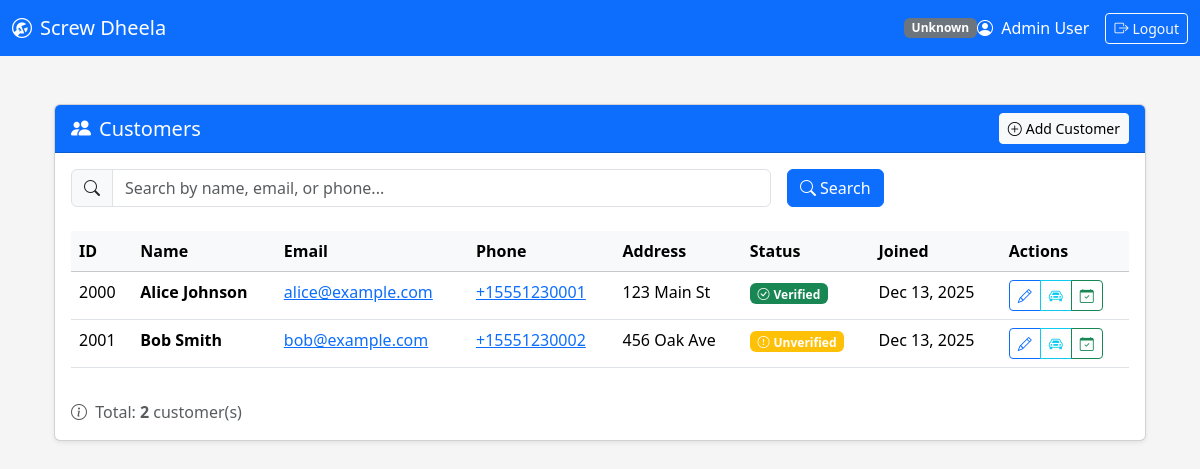
The page /customers/list.php (signed in) on the database its author committed.
### tables this page shows
CREATE TABLE IF NOT EXISTS customers (
    customer_id       INT AUTO_INCREMENT PRIMARY KEY,
    name              VARCHAR(100) NOT NULL,
    phone             VARCHAR(20) UNIQUE,
    email             VARCHAR(100),
    address           VARCHAR(255),
    password_hash     VARCHAR(255),              
    is_email_verified TINYINT(1) DEFAULT 0,
    created_at        DATETIME DEFAULT CURRENT_TIMESTAMP
);

### customers/list.php (the view, shortened to what this page needs)
<?php
require_once '../config/db.php';
$search = isset($_GET['search']) ? trim($_GET['search']) : '';
if (!empty($search)) {
    $stmt = $conn->prepare("SELECT customer_id, name, email, phone, address, is_email_verified, created_at
                            FROM customers
                            WHERE name LIKE CONCAT('%', ?, '%')
                               OR email LIKE CONCAT('%', ?, '%')
                               OR phone LIKE CONCAT('%', ?, '%')
                            ORDER BY created_at DESC");
    $stmt->bind_param("sss", $search, $search, $search);
} else {
    $stmt = $conn->prepare("SELECT customer_id, name, email, phone, address, is_email_verified, created_at
                            FROM customers
                            ORDER BY created_at DESC");
}
$stmt->execute();
$customers = $stmt->get_result()->fetch_all(MYSQLI_ASSOC);
require_once '../includes/header.php';
?>
<div class="container-fluid py-4">
    <div class="row">
        <div class="col-12">
            <div class="card shadow-sm">
                <div class="card-header bg-primary text-white d-flex justify-content-between align-items-center">
                    <h5 class="mb-0">
                        <i class="bi bi-people-fill me-2"></i>Customers
                    </h5>
                    <a href="add.php" class="btn btn-light btn-sm">
                        <i class="bi bi-plus-circle me-1"></i>Add Customer
                    </a>
                </div>
                <div class="card-body">
                    <form method="GET" action="" class="mb-4">
                        <div class="row g-3">
                            <div class="col-md-8">
                                <div class="input-group">
                                    <span class="input-group-text"><i class="bi bi-search"></i></span>
                                    <input type="text"
                                           class="form-control"
                                           name="search"
                                           value="<?php echo htmlspecialchars($search); ?>"
                                           placeholder="Search by name, email, or phone...">
                                </div>
                            </div>
                            <div class="col-md-4">
                                <button type="submit" class="btn btn-primary me-2">
                                    <i class="bi bi-search me-1"></i>Search
                                </button>
                            </div>
                        </div>
                    </form>
                    <?php if (empty($customers)): ?>
                        <div class="alert alert-warning">
                            <i class="bi bi-exclamation-triangle me-2"></i>
                            <?php echo !empty($search) ? 'No customers found matching your search.' : 'No customers found.'; ?>
                        </div>
                    <?php else: ?>
                        <div class="table-responsive">
                            <table class="table table-hover">
                                <thead class="table-light">
                                    <tr>
                                        <th>ID</th>
                                        <th>Name</th>
                                        <th>Email</th>
                                        <th>Phone</th>
                                        <th>Address</th>
                                        <th>Status</th>
                                        <th>Joined</th>
                                        <th>Actions</th>
                                    </tr>
                                </thead>
                                <tbody>
                                    <?php foreach ($customers as $customer): ?>
                                        <tr>
                                            <td><?php echo htmlspecialchars($customer['customer_id']); ?></td>
                                            <td>
                                                <strong><?php echo htmlspecialchars($customer['name']); ?></strong>
                                            </td>
                                            <td>
                                                <?php if ($customer['email']): ?>
                                                    <a href="mailto:<?php echo htmlspecialchars($customer['email']); ?>">
                                                        <?php echo htmlspecialchars($customer['email']); ?>
                                                    </a>
                                                <?php else: ?>
                                                    <span class="text-muted">N/A</span>
                                                <?php endif; ?>
                                            </td>
                                            <td>
                                                <?php if ($customer['phone']): ?>
                                                    <a href="tel:<?php echo htmlspecialchars($customer['phone']); ?>">
                                                        <?php echo htmlspecialchars($customer['phone']); ?>
                                                    </a>
                                                <?php else: ?>
                                                    <span class="text-muted">N/A</span>
                                                <?php endif; ?>
                                            </td>
                                            <td>
                                                <?php echo $customer['address'] ? htmlspecialchars($customer['address']) : '<span class="text-muted">N/A</span>'; ?>
                                            </td>
                                            <td>
                                                <?php if ($customer['is_email_verified']): ?>
                                                    <span class="badge bg-success">
                                                        <i class="bi bi-check-circle me-1"></i>Verified
                                                    </span>
                                                <?php else: ?>
                                                    <span class="badge bg-warning">
                                                        <i class="bi bi-exclamation-circle me-1"></i>Unverified
                                                    </span>
                                                <?php endif; ?>
                                            </td>
                                            <td>
                                                <?php
                                                $date = new DateTime($customer['created_at']);
                                                echo $date->format('M d, Y');
                                                ?>
                                            </td>
                                            <td>
                                                <div class="btn-group btn-group-sm">
                                                    <a href="edit.php?id=<?php echo $customer['customer_id']; ?>"
                                                       class="btn btn-outline-primary"
                                                       title="Edit">
                                                        <i class="bi bi-pencil"></i>
                                                    </a>
                                                    <a href="../vehicles/list.php?customer_id=<?php echo $customer['customer_id']; ?>"
                                                       class="btn btn-outline-info"
                                                       title="View Vehicles">
                                                        <i class="bi bi-car-front"></i>
                                                    </a>
                                                    <a href="../appointments/view_appointments.php?customer_id=<?php echo $customer['customer_id']; ?>"
                                                       class="btn btn-outline-success"
                                                       title="View Appointments">
                                                        <i class="bi bi-calendar-check"></i>
                                                    </a>
                                                </div>
                                            </td>
                                        </tr>
                                    <?php endforeach; ?>
                                </tbody>
                            </table>
                        </div>
                        <div class="mt-3">
                            <p class="text-muted mb-0">
                                <i class="bi bi-info-circle me-1"></i>
                                Total: <strong><?php echo count($customers); ?></strong> customer(s)
                            </p>
                        </div>
                    <?php endif; ?>
                </div>
            </div>
        </div>
    </div>
</div>
<?php require_once '../includes/footer.php'; ?>

### assets/css/style.css (style rules this page uses)
body { background-color: #f5f5f5; }
.card { box-shadow: 0 2px 4px rgba(0,0,0,0.05); }

### rows shown on the page
customers: customer_id "2000", name "Alice Johnson", email "alice@example.com", phone "+15551230001", address "123 Main St", is_email_verified 1 (drawn), created_at "Dec 13, 2025"
customers: customer_id "2001", name "Bob Smith", email "bob@example.com", phone "+15551230002", address "456 Oak Ave", is_email_verified 0 (drawn), created_at "Dec 13, 2025"

### other values the page prints
$badges[$role] "Unknown"
$_SESSION['staff_name'] "Admin User"
count($customers) "2"
